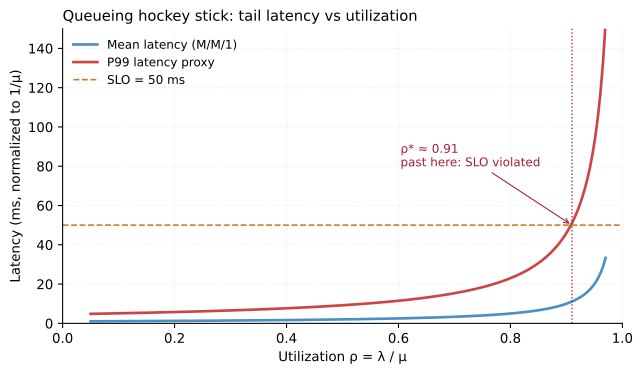

The script that saved this image:
#!/usr/bin/env python3
"""Queueing hockey-stick curve: M/M/1 response time vs. utilization.

Plots the canonical 1/(1-rho) blowup, with P50 and P99 latency proxies
and a horizontal SLO line. The crossing point is the critical
operating utilization — past that, tail latency runs away.

Renders to $VISUAL_OUT_PATH (set by render_visuals.py).
"""

import os

import matplotlib.pyplot as plt
import numpy as np

OUT = os.environ.get("VISUAL_OUT_PATH", "cloud-2847.svg")

# M/M/1: mean response time W = (1/mu) / (1 - rho), normalize by 1/mu = 1ms.
# Tail (P99) is roughly mean * ln(100) under exponential service,
# so we use 4.6x mean as a P99 proxy — visually sharper hockey stick.
service_time_ms = 1.0
rho = np.linspace(0.05, 0.97, 200)
mean_latency = service_time_ms / (1 - rho)
p99_latency = mean_latency * 4.6  # ln(100) ~ 4.6 — proxy

# SLO line at 50 ms — lab-typical inference SLO
slo_ms = 50.0
# Where p99 crosses 50 ms?
cross_idx = np.argmax(p99_latency > slo_ms)
crit_rho = rho[cross_idx] if cross_idx > 0 else rho[-1]

fig, ax = plt.subplots(figsize=(6.8, 4.0))
ax.plot(rho, mean_latency, color="#4a90c4", lw=2.0, label="Mean latency (M/M/1)")
ax.plot(rho, p99_latency, color="#c44", lw=2.0, label="P99 latency proxy")
ax.axhline(slo_ms, color="#c87b2a", ls="--", lw=1.2, label=f"SLO = {slo_ms:.0f} ms")
ax.axvline(crit_rho, color="#a31f34", ls=":", lw=1.0)
ax.annotate(
    f"  ρ* ≈ {crit_rho:.2f}\n  past here: SLO violated",
    xy=(crit_rho, slo_ms), xytext=(crit_rho - 0.32, slo_ms * 1.6),
    fontsize=9, color="#a31f34",
    arrowprops=dict(arrowstyle="->", color="#a31f34", lw=0.8),
)

ax.set_xlim(0, 1.0)
ax.set_ylim(0, slo_ms * 3)
ax.set_xlabel("Utilization ρ = λ / μ", fontsize=10)
ax.set_ylabel("Latency (ms, normalized to 1/μ)", fontsize=10)
ax.set_title("Queueing hockey stick: tail latency vs utilization",
             fontsize=11, loc="left")
ax.legend(loc="upper left", fontsize=9, frameon=False)
ax.grid(alpha=0.25, ls=":")

# Tighten styling to match book figures
for spine in ("top", "right"):
    ax.spines[spine].set_visible(False)

fig.tight_layout()
fig.savefig(OUT, format="svg", bbox_inches="tight")
